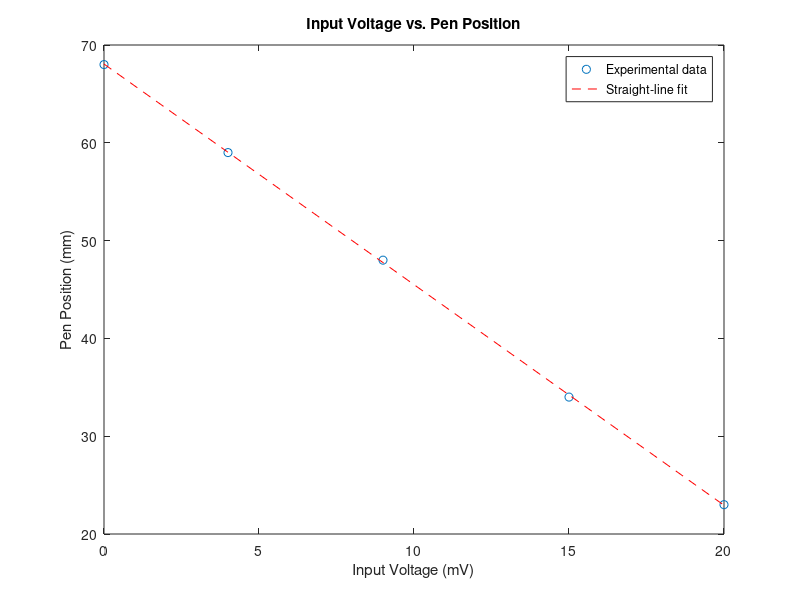

Here is the MATLAB script that generated this plot:
% Q6.m
% Plots the raw data and a straight fitted line.

% The data
x = [0 4 9 15 20];      % Voltage (mV)
y = [68 59 48 34 23]    % Pen position (mm)

% 1st-order least-squares fit
p = polyfit(x,y,1);
yfit = polyval(p, x)

clf
plot(x, y, 'o', x, yfit, 'r--')
xlabel('Input Voltage (mV)')
ylabel('Pen Position (mm)')
title('Input Voltage vs. Pen Position')
legend('Experimental data', 'Straight-line fit')